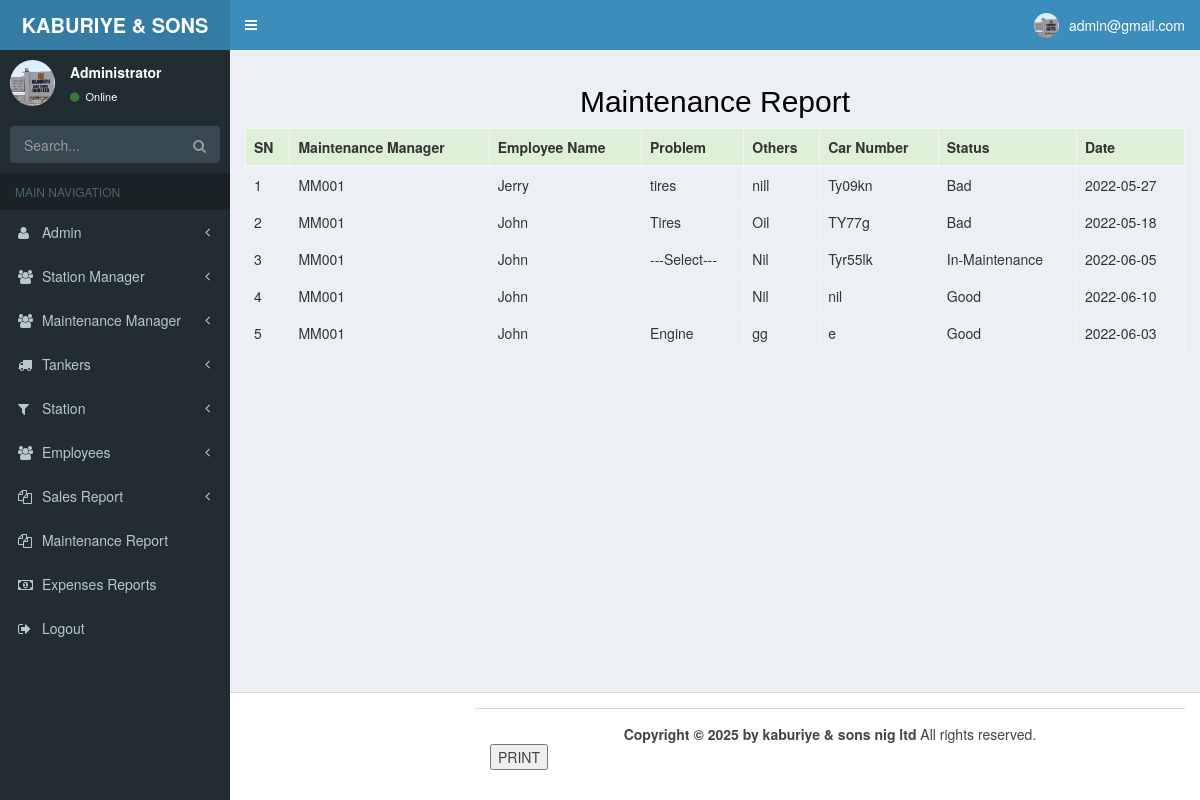
/m_report.php (signed in), run on an earlier commit of the app's database.
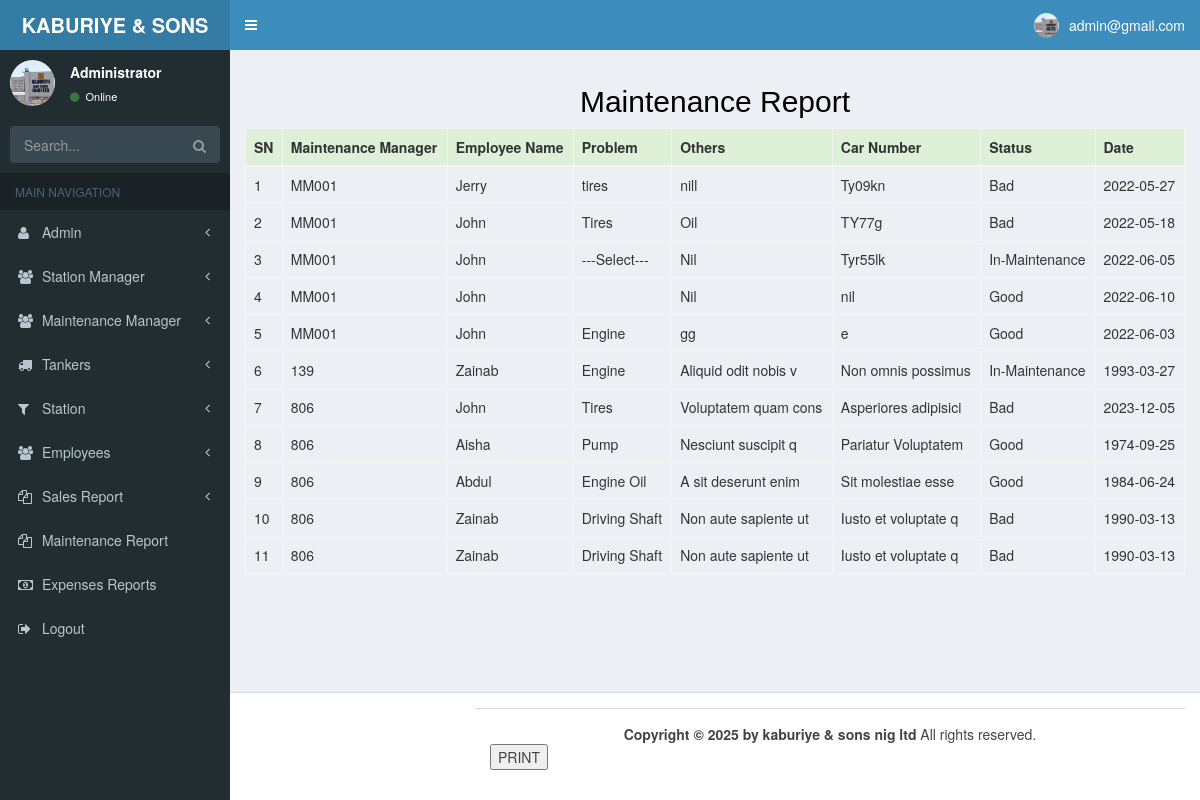
And on a later commit of the database.
### tables this page shows
CREATE TABLE `maintenance` (
  `SN` int(50) NOT NULL,
  `email` varchar(255) NOT NULL,
  `maintenancemanager_id` varchar(50) NOT NULL,
  `employee_name` varchar(60) NOT NULL,
  `date` varchar(15) NOT NULL,
  `car_number` varchar(45) NOT NULL,
  `problem` varchar(45) NOT NULL,
  `others` varchar(45) NOT NULL,
  `quantity` int(20) NOT NULL,
  `status` varchar(45) NOT NULL
);

### m_report.php (the view, shortened to what this page needs)
<?php
require __DIR__ . "/config/database.php";
$user = $_SESSION['data'];
$profile = mysqli_query($conn, "select * from admin where email='$user'");
$fetch = mysqli_fetch_array($profile);
?>
<!DOCTYPE html>
<html>
<head>
  <link rel="stylesheet" href="css/bootstrap.min.css">
  <link rel="stylesheet" href="css/font-awesome.min.css">
  <link rel="stylesheet" href="css/ionicons.min.css">
  <link rel="stylesheet" href="css/AdminLTE.min.css">
  <link rel="stylesheet" href="css/_all-skins.min.css">
</head>
<body class="hold-transition skin-blue sidebar-mini">
  <div class="wrapper">
    <header class="main-header">
      <a href="admin_dashboard.php" class="logo">
        <span class="logo-lg"><b>KABURIYE & SONS LTD</b></span>
      </a>
      <nav class="navbar navbar-static-top">
        <a href="#" class="sidebar-toggle" data-toggle="push-menu" role="button">
        </a>
        <div class="navbar-custom-menu">
          <ul class="nav navbar-nav">
            <li class="dropdown user user-menu">
              <a href="#" class="dropdown-toggle" data-toggle="dropdown">
                <img src="images/admin.jpg" class="user-image" alt="User Image">
                <span class="hidden-xs">
                  <?php echo "$fetch[email]"; ?>
                </span>
              </a>
            </li>
          </ul>
        </div>
      </nav>
    </header>
    <aside class="main-sidebar">
      <section class="sidebar">
        <div class="user-panel">
          <div class="pull-left image">
            <img src="images/admin.jpg" class="img-circle" alt="User Image">
          </div>
          <div class="pull-left info">
            <p>Administrator</p>
            <a href="#"><i class="fa fa-circle text-success"></i> Online</a>
          </div>
        </div>
        <form action="#" method="get" class="sidebar-form">
          <div class="input-group">
            <input type="text" name="q" class="form-control" placeholder="Search...">
            <span class="input-group-btn">
              <button type="submit" name="search" id="search-btn" class="btn btn-flat"><i class="fa fa-search"></i>
              </button>
            </span>
          </div>
        </form>
        <ul class="sidebar-menu" data-widget="tree">
          <li class="header">MAIN NAVIGATION</li>
          <li class=" treeview">
            <a href="#">
              <i class="fa fa-user"></i> <span>Admin</span>
              <span class="pull-right-container">
                <i class="fa fa-angle-left pull-right"></i>
              </span>
            </a>
          </li>
          <li class="treeview">
            <a href="#">
              <i class="fa fa-group"></i> <span> Station Manager</span>
              <span class="pull-right-container">
                <small class="fa fa-angle-left pull-right "></small>
              </span>
            </a>
          </li>
          <li class="treeview">
            <a href="#">
              <i class="fa fa-group"></i> <span>Maintenance Manager</span>
              <span class="pull-right-container">
                <small class="fa fa-angle-left pull-right "></small>
              </span>
            </a>
          </li>
          <li class="treeview">
            <a href="#">
              <i class="fa fa-truck"></i> <span>Tankers</span>
              <span class="pull-right-container">
                <small class="fa fa-angle-left pull-right "></small>
              </span>
            </a>
          </li>
          <li class="treeview">
            <a href="#">
              <i class="fa fa-filter"></i> <span>Station</span>
              <span class="pull-right-container">
                <small class="fa fa-angle-left pull-right "></small>
              </span>
            </a>
          </li>
          <li class="treeview">
            <a href="#">
              <i class="fa fa-group"></i> <span>Employees</span>
              <span class="pull-right-container">
                <small class="fa fa-angle-left pull-right "></small>
              </span>
            </a>
          </li>
          <li class="treeview">
            <a href="#">
              <i class="fa fa-files-o"></i> <span> Sales Report</span>
              <span class="pull-right-container">
                <small class="fa fa-angle-left pull-right "></small>
              </span>
            </a>
          </li>
          <li>
          <li>
            <a href="m_report.php">
              <i class="fa fa-files-o"></i> <span>Maintenance Report</span>
            </a>
          </li>
          <li>
          <li>
            <a href="expenses_report.php">
              <i class="fa fa-money"></i> <span>Expenses Reports</span>
            </a>
          </li>
          <li>
          <li>
            <a href="alogout.php">
              <i class="fa fa-sign-out"></i> <span>Logout</span>
            </a>
          </li>
      </section>
    </aside>
    <div class="content-wrapper">
      <section class="content">
        <h2 align="center" style="color:black;"> Maintenance Report</h2>
        <div class="table-responsive">
          <table class="table table-bordered table-hover">
            <thead>
              <tr class="success">
                <th> SN</th>
                <th> Maintenance Manager</th>
                <th> Employee Name</th>
                <th> Problem </th>
                <th>Others</th>
                <th> Car Number</th>
                <th> Status </th>
                <th>Date</th>
              </tr>
            </thead>
            <?php
            $getRecords_string = "select * from maintenance order by SN ";
            $getRecord = mysqli_query($conn, $getRecords_string);
            $num_of_record = mysqli_num_rows($getRecord);
            if ($num_of_record > 0) {
              while ($record = mysqli_fetch_array($getRecord)) {
                echo '<tr>';
                echo "<td class=''>$record[SN]</td>";
                echo "<td class=''>$record[maintenancemanager_id]</td>";
                echo "<td class=''>$record[employee_name]</td>";
                echo "<td class=''>$record[problem]</td>";
                echo "<td class=''>$record[others]</td>";
                echo "<td class=''>$record[car_number]</td>";
                echo "<td class=''>$record[status]</td>";
                echo "<td class=''>$record[date]</td>";
                echo '</tr>';
              }
            } else {
              echo "<h4>Loading..........</h4>";
            }
            ?>
          </table>
        </div>
      </section>
    </div>
    <footer class="main-footer">
      <footer class="main-footer">
        <center> <strong>Copyright &copy; 2025 by kaburiye & sons nig ltd</strong> All rights reserved.</center>
        <button onclick="window.print()">PRINT</button>
      </footer>
  </div>
</body>
</html>

What changed in the data, as far as the page shows it:
added maintenance: SN "6", maintenancemanager "139", employee_name "Zainab", problem "Engine", others "Aliquid odit nobis v", car_number "Non omnis possimus", status "In-Maintenance", date "1993-03-27"
added maintenance: SN "7", maintenancemanager "806", employee_name "John", problem "Tires", others "Voluptatem quam cons", car_number "Asperiores adipisici", status "Bad", date "2023-12-05"
added maintenance: SN "8", maintenancemanager "806", employee_name "Aisha", problem "Pump", others "Nesciunt suscipit q", car_number "Pariatur Voluptatem", status "Good", date "1974-09-25"
added maintenance: SN "9", maintenancemanager "806", employee_name "Abdul", problem "Engine Oil", others "A sit deserunt enim", car_number "Sit molestiae esse", status "Good", date "1984-06-24"
added maintenance: SN "10", maintenancemanager "806", employee_name "Zainab", problem "Driving Shaft", others "Non aute sapiente ut", car_number "Iusto et voluptate q", status "Bad", date "1990-03-13"
added maintenance: SN "11", maintenancemanager "806", employee_name "Zainab", problem "Driving Shaft", others "Non aute sapiente ut", car_number "Iusto et voluptate q", status "Bad", date "1990-03-13"
